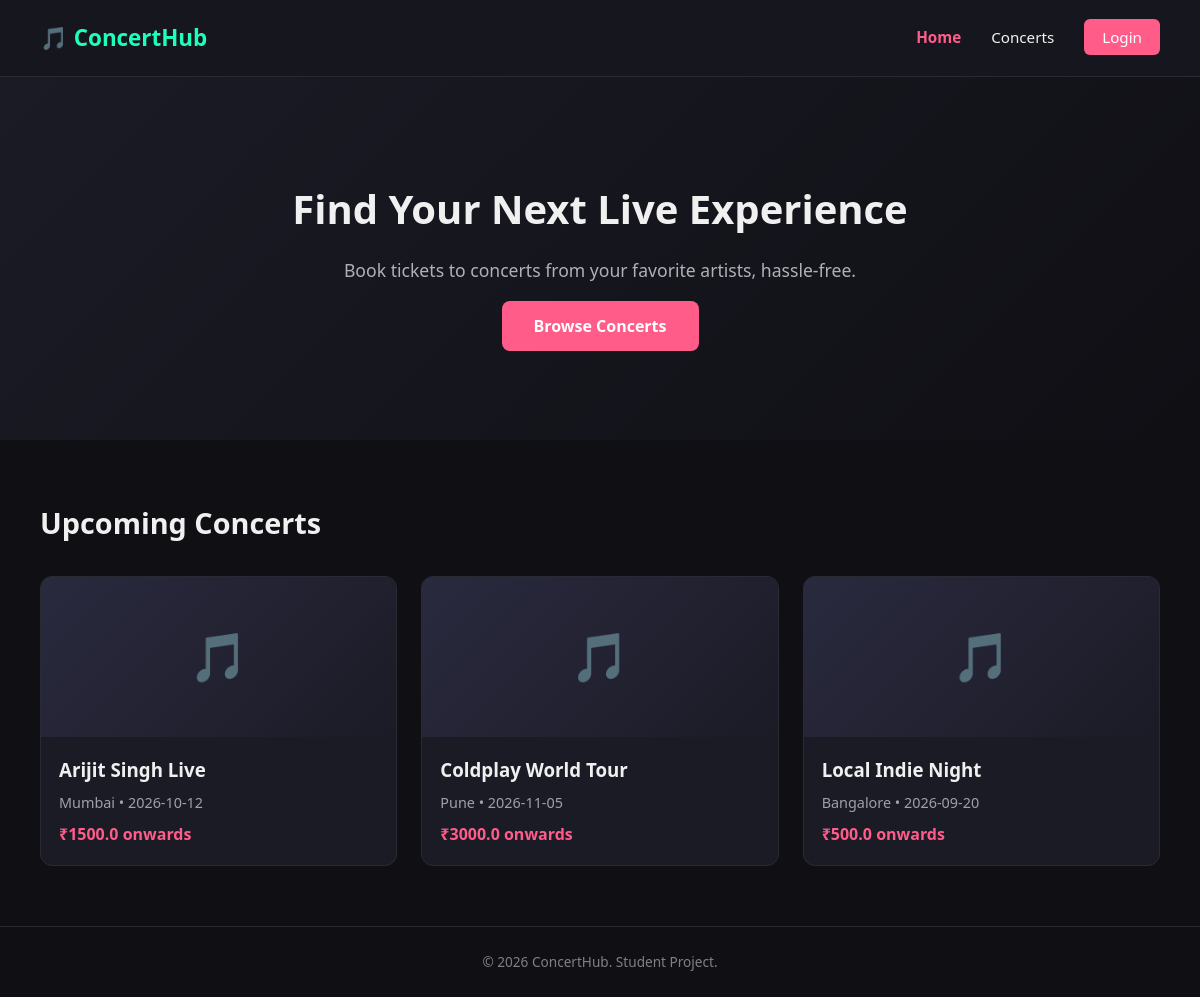
Before: / with the older database file.
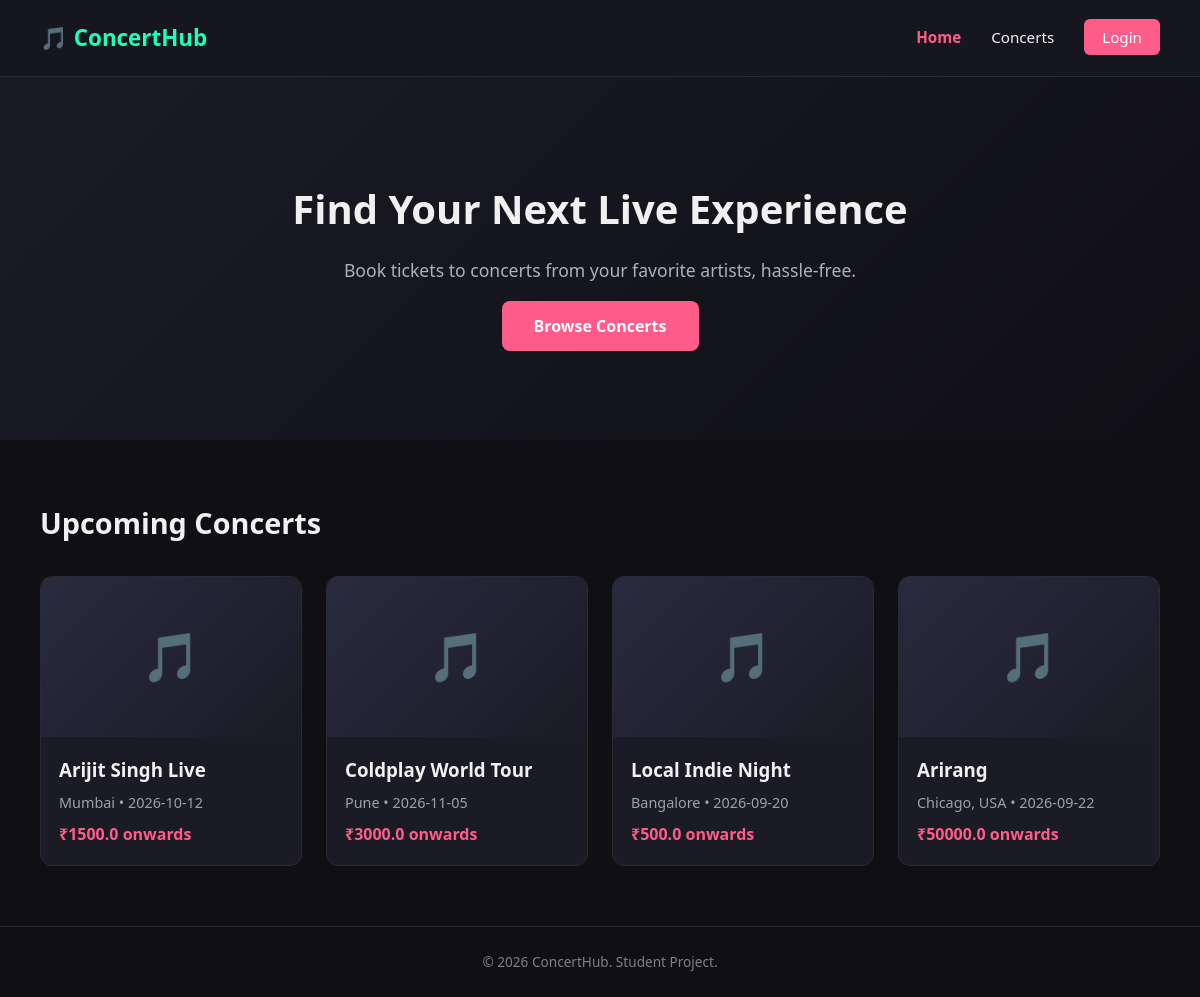
After: the same page with the newer database file.
### tables this page shows
CREATE TABLE concerts (
        id INTEGER PRIMARY KEY AUTOINCREMENT,
        artist TEXT NOT NULL,
        concert_name TEXT NOT NULL,
        venue TEXT NOT NULL,
        city TEXT NOT NULL,
        date TEXT NOT NULL,
        time TEXT NOT NULL,
        price REAL NOT NULL,
        description TEXT,
        total_seats INTEGER NOT NULL
    );

### app.py (the view)
@app.route('/')
def home():
    connection = get_db_connection()
    concerts = connection.execute('SELECT * FROM concerts').fetchall()
    connection.close()
    return render_template('index.html', concerts=concerts)

### app.py (called while the page is built)
def get_db_connection():
    connection = sqlite3.connect('database/database.db')
    connection.row_factory = sqlite3.Row  # lets us access columns by name, not just by position
    return connection

### templates/index.html (shortened to what this page needs)
{% extends "base.html" %}
{% block nav_home %}active{% endblock %}
{% block content %}
    <section class="hero">
        <h1>Find Your Next Live Experience</h1>
        <p>Book tickets to concerts from your favorite artists, hassle-free.</p>
        <a href="{{ url_for('concerts') }}" class="btn-primary">Browse Concerts</a>
    </section>
    <section class="featured">
        <h2>Upcoming Concerts</h2>
        <div class="concert-grid">
    {% for concert in concerts %}
    <a href="{{ url_for('concert_details', concert_id=concert['id']) }}" class="concert-card-link">
    <div class="concert-card">
        <div class="concert-image">🎵</div>
        <div class="concert-info">
            <h3>{{ concert['concert_name'] }}</h3>
            <p class="concert-meta">{{ concert['city'] }} • {{ concert['date'] }}</p>
            <p class="concert-price">₹{{ concert['price'] }} onwards</p>
        </div>
    </div>
    </a>
    {% endfor %}
</div>
    </section>
{% endblock %}

Changed rows visible on the page:
added concerts: concert_name "Arirang", city "Chicago, USA", date "2026-09-22", price "50000.0"
